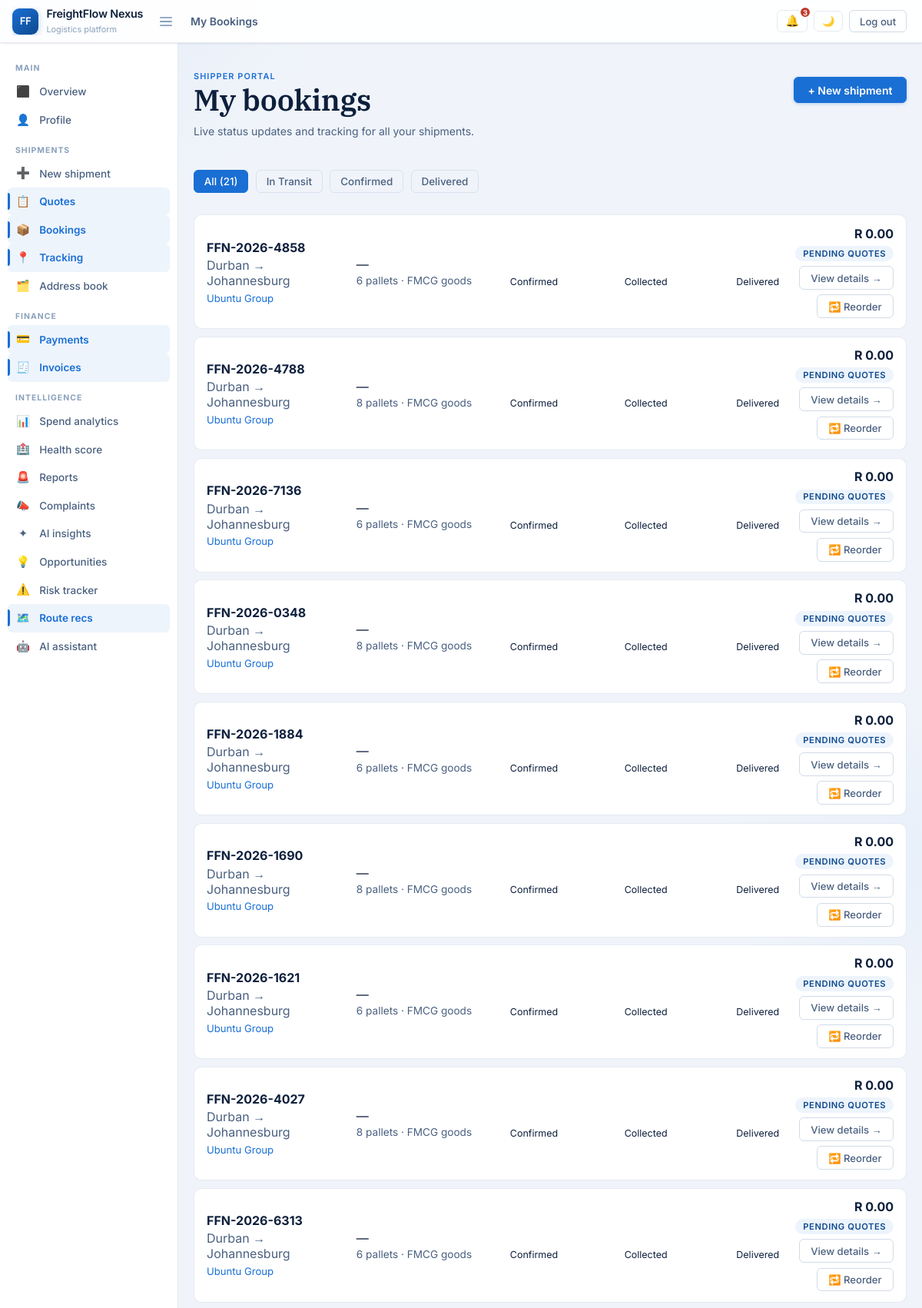
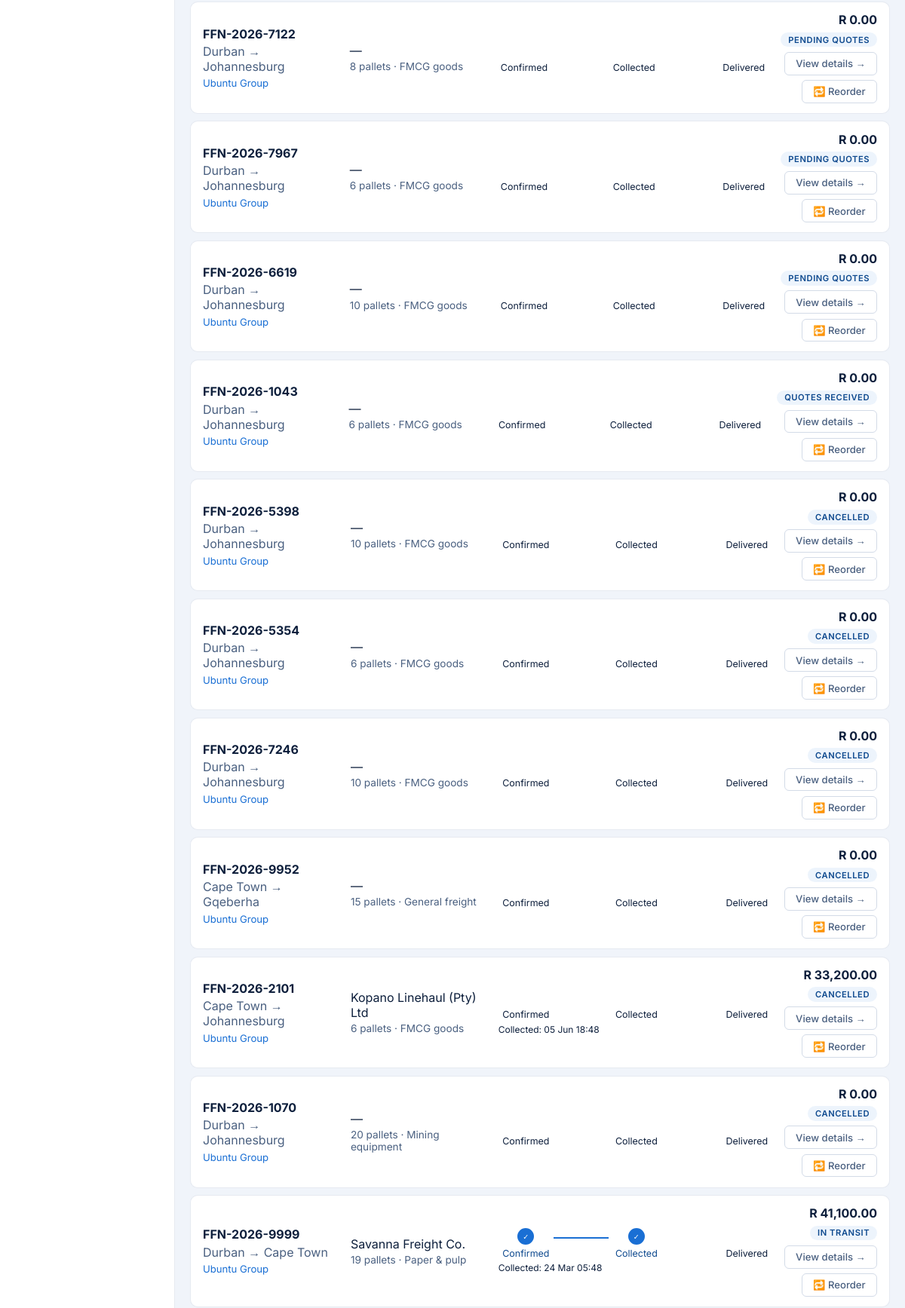
The page /shipper/bookings (signed in, upper part) on the database its author committed (2 pictures, top to bottom).
### app/models/__init__.py (models this page shows, shortened)
class Booking(db.Model):
    __tablename__ = "bookings"
    id                  = db.Column(db.Integer, primary_key=True)
    ref                 = db.Column(db.String(20), unique=True, nullable=False, index=True)
    shipper_id          = db.Column(db.Integer, db.ForeignKey("shipper_profiles.id"), nullable=False)
    supplier_id         = db.Column(db.Integer, db.ForeignKey("supplier_profiles.id"))
    driver_id           = db.Column(db.Integer, db.ForeignKey("drivers.id"))
    vehicle_id          = db.Column(db.Integer, db.ForeignKey("vehicles.id"))
    accepted_quote_id   = db.Column(db.Integer, db.ForeignKey("quotes.id"))
    collection_address  = db.Column(db.String(200))
    collection_city     = db.Column(db.String(60))
    delivery_address    = db.Column(db.String(200))
    delivery_city       = db.Column(db.String(60))
    route               = db.Column(db.String(120))   # "Durban → Johannesburg"
    distance_km         = db.Column(db.Float)
    commodity           = db.Column(db.String(80))
    pieces              = db.Column(db.Integer)
    weight_per_item_kg  = db.Column(db.Float)
    total_weight_kg     = db.Column(db.Float)
    vehicle_type_req    = db.Column(db.String(60))
    destination_type    = db.Column(db.String(30))   # DC|Direct|Port
    collection_contact  = db.Column(db.String(80))
    collection_phone    = db.Column(db.String(20))
    delivery_contact    = db.Column(db.String(80))
    delivery_phone      = db.Column(db.String(20))
    quoted_value        = db.Column(db.Float, default=0)
    platform_fee        = db.Column(db.Float, default=0)
    supplier_payout     = db.Column(db.Float, default=0)
    collection_date     = db.Column(db.Date)
    delivery_date       = db.Column(db.Date)
    created_at          = db.Column(db.DateTime, default=utcnow)
    confirmed_at        = db.Column(db.DateTime)
    collected_at        = db.Column(db.DateTime)
    delivered_at        = db.Column(db.DateTime)
    status              = db.Column(db.String(30), default="Pending Quotes")
    risk_level          = db.Column(db.String(10), default="Low")  # Low|Medium|High
    notes               = db.Column(db.Text)
    pod_signed          = db.Column(db.Boolean, default=False)
    pod_signed_at       = db.Column(db.DateTime)
    shipper     = db.relationship("ShipperProfile", back_populates="bookings")
    supplier    = db.relationship("SupplierProfile", back_populates="bookings")
    driver      = db.relationship("Driver", back_populates="bookings")
    vehicle     = db.relationship("Vehicle", back_populates="bookings")
    quotes      = db.relationship("Quote", back_populates="booking",
                                  primaryjoin="Booking.id == Quote.booking_id",
                                  foreign_keys="Quote.booking_id", lazy="dynamic", cascade="all, delete")
    status_events = db.relationship("BookingStatusEvent", back_populates="booking",
                                    order_by="BookingStatusEvent.created_at", cascade="all, delete")
    invoice     = db.relationship("Invoice", back_populates="booking", uselist=False, cascade="all, delete")
    purchase_order = db.relationship("PurchaseOrder", back_populates="booking", uselist=False, cascade="all, delete")

class SupplierProfile(db.Model):
    __tablename__ = "supplier_profiles"
    id              = db.Column(db.Integer, primary_key=True)
    user_id         = db.Column(db.Integer, db.ForeignKey("users.id"), unique=True, nullable=False)
    company_name    = db.Column(db.String(120), nullable=False)
    reg_number      = db.Column(db.String(40))
    vat_number      = db.Column(db.String(30))
    base_city       = db.Column(db.String(60))
    operating_region= db.Column(db.String(120))
    insurance_ref   = db.Column(db.String(80))
    bank_name       = db.Column(db.String(60))
    bank_account    = db.Column(db.String(30))
    bank_branch     = db.Column(db.String(20))
    account_holder  = db.Column(db.String(80))
    status          = db.Column(db.String(20), default="Under Review")  # Active|Suspended|Under Review
    score           = db.Column(db.Float, default=4.0)
    total_jobs      = db.Column(db.Integer, default=0)
    on_time_jobs    = db.Column(db.Integer, default=0)
    cancelled_jobs  = db.Column(db.Integer, default=0)
    acceptance_rate = db.Column(db.Float, default=95.0)
    created_at      = db.Column(db.DateTime, default=utcnow)
    approved_at     = db.Column(db.DateTime)
    user            = db.relationship("User", back_populates="supplier_profile")
    drivers         = db.relationship("Driver", back_populates="supplier", lazy="dynamic", cascade="all, delete")
    vehicles        = db.relationship("Vehicle", back_populates="supplier", lazy="dynamic", cascade="all, delete")
    quotes          = db.relationship("Quote", back_populates="supplier", lazy="dynamic")
    bookings        = db.relationship("Booking", back_populates="supplier", lazy="dynamic")
    score_history   = db.relationship("SupplierScoreHistory", back_populates="supplier", lazy="dynamic", cascade="all, delete")
    availability    = db.relationship("AvailabilitySlot", back_populates="supplier", lazy="dynamic", cascade="all, delete")

### app/routes/shipper.py (the view)
@shipper_bp.route("/bookings")
@shipper_required
def bookings():
    shipper  = get_shipper()
    status   = request.args.get("status", "")
    q_search = request.args.get("q", "")
    query    = shipper.bookings.order_by(Booking.created_at.desc())
    if status:
        query = query.filter_by(status=status)
    if q_search:
        query = query.filter(Booking.ref.ilike(f"%{q_search}%") |
                             Booking.route.ilike(f"%{q_search}%") |
                             Booking.commodity.ilike(f"%{q_search}%"))
    all_bookings = query.all()
    return render_template("shipper/bookings.html",
        title="My Bookings",
        bookings=[booking_to_v19(b) for b in all_bookings],
        shipper=shipper, status_filter=status, search=q_search)

### app/models/__init__.py (called while the page is built)
    @property
    def full_name(self):
        return f"{self.first_name or ''} {self.last_name or ''}".strip() or self.email

### app/routes/shipper.py (called while the page is built)
def shipper_required(f):
    @wraps(f)
    @login_required
    def decorated(*args, **kwargs):
        if current_user.role != "shipper":
            flash("Access denied.", "error")
            return redirect(url_for("auth.login"))
        return f(*args, **kwargs)
    return decorated

def get_shipper():
    return ShipperProfile.query.filter_by(user_id=current_user.id).first_or_404()

### app/templates/shipper/bookings.html (shortened to what this page needs)
{% extends "base.html" %}
{% block content %}
<div class="stack page-space">
  <div class="topbar">
    <div><p class="eyebrow">Shipper portal</p><h1>My bookings</h1><p class="topbar-copy">Live status updates and tracking for all your shipments.</p></div>
    <a href="{{ url_for('shipper.new_booking') }}" class="primary-button" style="align-self:flex-start;margin-top:.5rem">+ New shipment</a>
  </div>
  <div class="toggle-row">
    <button class="nav-chip active" onclick="filterBookings('all',this)">All ({{ bookings|length }})</button>
    <button class="nav-chip" onclick="filterBookings('In Transit',this)">In Transit</button>
    <button class="nav-chip" onclick="filterBookings('Confirmed',this)">Confirmed</button>
    <button class="nav-chip" onclick="filterBookings('Delivered',this)">Delivered</button>
  </div>
  <div class="table-like" id="bookings-list">
    {% for b in bookings %}
    <div class="table-row booking-item" data-status="{{ b.status }}" style="flex-wrap:wrap;gap:.8rem">
      <div style="flex:1;min-width:180px">
        <strong>{{ b.ref }}</strong>
        <p class="muted" style="margin:.2rem 0 0">{{ b.route }}</p>
        <p style="margin:.3rem 0 0;font-size:.82rem;color:var(--accent)">{{ b.shipper }}</p>
      </div>
      <div style="flex:1;min-width:160px">
        <p style="margin:0">{{ b.supplier }}</p>
        <p class="muted" style="margin:.2rem 0 0;font-size:.85rem">{{ b.pieces }} {{ b.unitType }} · {{ b.commodity }}</p>
      </div>
      <div style="flex:2;min-width:220px">
        <div style="display:flex;align-items:center;gap:0;font-size:.78rem">
          {% set steps = [('Confirmed','Confirmed'),('In Transit','Collected'),('Delivered','Delivered')] %}
          {% for sval, slabel in steps %}
            {% set is_done = (b.status == 'Delivered') or (b.status == 'In Transit' and sval != 'Delivered') or (b.status == 'Confirmed' and sval == 'Confirmed') %}
            <div style="display:flex;flex-direction:column;align-items:center;flex:1">
              <div style="width:22px;height:22px;border-radius:50%;border:2px solid {% if is_done %}var(--accent){% else %}var(--line){% endif %};background:{% if is_done %}var(--accent){% else %}transparent{% endif %};display:flex;align-items:center;justify-content:center">
                {% if is_done %}<span style="color:#fff;font-size:.6rem">✓</span>{% endif %}
              </div>
              <span style="margin-top:.2rem;color:{% if is_done %}var(--accent-dark){% else %}var(--muted){% endif %}">{{ slabel }}</span>
            </div>
            {% if not loop.last %}
            <div style="flex:1;height:2px;background:{% if b.status in ['In Transit','Delivered'] and sval=='Confirmed' %}var(--accent){% elif b.status=='Delivered' and sval=='In Transit' %}var(--accent){% else %}var(--line){% endif %};margin-bottom:1rem"></div>
            {% endif %}
          {% endfor %}
        </div>
        {% if b.collectedAt %}
        <p style="font-size:.75rem;color:var(--muted);margin:.3rem 0 0">Collected: {{ b.collectedAt }}</p>
        {% endif %}
      </div>
      <div style="display:flex;flex-direction:column;align-items:flex-end;gap:.4rem">
        <strong>{{ zar(b.value) }}</strong>
        <span class="pill {% if b.status=='Delivered' %}badge{% endif %}">{{ b.status }}</span>
        <a href="{{ url_for('shipper.booking_detail', ref=b.ref) }}" class="ghost-button" style="padding:.4rem .9rem;font-size:.82rem">View details →</a>
        <a href="{{ url_for('shipper.reorder', ref=b.ref) }}" class="ghost-button" style="padding:.4rem .9rem;font-size:.82rem">🔁 Reorder</a>
      </div>
    </div>
    {% else %}
    <div class="empty-card" style="padding:2rem;text-align:center">
      <p class="muted">No bookings yet. <a href="{{ url_for('shipper.new_booking') }}">Create your first shipment →</a></p>
    </div>
    {% endfor %}
  </div>
</div>
{% endblock %}

### app/templates/base.html (style rules this page uses)
:root { color-scheme: light; --bg: #f0f4fa; --surface: #ffffff; --surface-2: #f7fafd; --border: rgba(15,56,120,.10); --border-strong: rgba(15,56,120,.18); --text: #0d1f3c; --text-2: #4a6080; --text-3: #8aa0bc; --accent: #1a6fd4; --accent-dark: #0f4a8f; --accent-subtle: rgba(26,111,212,.08); --accent-mid: rgba(26,111,212,.18); --green: #1a7a58; --green-bg: rgba(26,122,88,.09); --amber: #b45309; --amber-bg: rgba(180,83,9,.09); --red: #c0392b; --red-bg: rgba(192,57,43,.09); --shadow-sm: 0 1px 3px rgba(10,30,70,.06), 0 1px 2px rgba(10,30,70,.04); --shadow: 0 4px 16px rgba(10,30,70,.08), 0 1px 4px rgba(10,30,70,.04); --shadow-lg: 0 12px 40px rgba(10,30,70,.11), 0 2px 8px rgba(10,30,70,.05); --radius: 16px; --radius-sm: 10px; --radius-xs: 6px; --sidebar-w: 232px; --sidebar-collapsed: 60px; --topbar-h: 56px; font-family: 'Inter', 'Segoe UI', system-ui, sans-serif; }
* { box-sizing: border-box; }
body { margin: 0; min-height: 100vh; color: var(--text); background: var(--bg); background-image: radial-gradient(ellipse 700px 500px at 0% 0%, rgba(26,111,212,.06) 0%, transparent 60%), radial-gradient(ellipse 500px 400px at 100% 30%, rgba(80,160,255,.05) 0%, transparent 55%); }
button, input, select, textarea { font: inherit; cursor: pointer; }
a { color: var(--accent); text-decoration: none; }
.primary-button { border-radius: var(--radius-xs); padding: .48rem 1.1rem; background: var(--accent); border: 1px solid var(--accent); color: #fff; font-size: .875rem; font-weight: 600; transition: all .15s; display: inline-flex; align-items: center; gap: .4rem; box-shadow: 0 1px 4px rgba(26,111,212,.28); }
.ghost-button { border-radius: var(--radius-xs); padding: .48rem 1.1rem; background: transparent; border: 1px solid var(--border-strong); color: var(--text-2); font-size: .875rem; font-weight: 500; transition: all .15s; display: inline-flex; align-items: center; gap: .4rem; }
.nav-chip { border-radius: var(--radius-xs); padding: .38rem .8rem; border: 1px solid var(--border); background: transparent; color: var(--text-2); font-size: .84rem; font-weight: 500; transition: all .15s; cursor: pointer; display: inline-block; }
.nav-chip.active { background: var(--accent); border-color: var(--accent); color: #fff; }
.stack { display: grid; gap: .9rem; }
.table-like { display: grid; gap: .6rem; }
.page-space { margin-top: .5rem; }
.toggle-row { display: flex; flex-wrap: wrap; gap: .6rem; margin-bottom: .9rem; }
.eyebrow { margin: 0; letter-spacing: .1em; text-transform: uppercase; font-size: .68rem; font-weight: 600; color: var(--accent); }
.topbar { display: flex; justify-content: space-between; gap: 1rem; align-items: flex-start; margin-bottom: 1.5rem; }
.topbar h1 { margin: .1rem 0 0; font-family: 'IBM Plex Serif', Georgia, serif; font-size: clamp(1.8rem, 3.2vw, 2.8rem); font-weight: 600; letter-spacing: -.4px; line-height: 1.15; }
.topbar-copy { max-width: 60ch; margin: .5rem 0 0; color: var(--text-2); line-height: 1.6; font-size: .875rem; }
.table-row { display: flex; justify-content: space-between; gap: 1rem; align-items: center; padding: .82rem 1rem; border-radius: var(--radius-sm); border: 1px solid var(--border); background: var(--surface); transition: border-color .14s; }
.badge, .pill { display: inline-flex; align-items: center; padding: .18rem .62rem; border-radius: 999px; font-size: .7rem; font-weight: 600; text-transform: uppercase; letter-spacing: .05em; }
.pill { background: var(--accent-subtle); color: var(--accent-dark); }
.muted { color: var(--text-2); }

### rows shown on the page
Booking: ref "FFN-2026-4858", route "Durban → Johannesburg", shipper "Ubuntu Group", supplier "—", pieces "6", unitType "pallets", commodity "FMCG goods", steps "Confirmed" "Collected" "Delivered", zar "R 0.00", status "PENDING QUOTES"
Booking: ref "FFN-2026-4788", route "Durban → Johannesburg", shipper "Ubuntu Group", supplier "—", pieces "8", unitType "pallets", commodity "FMCG goods", steps "Confirmed" "Collected" "Delivered", zar "R 0.00", status "PENDING QUOTES"
Booking: ref "FFN-2026-7136", route "Durban → Johannesburg", shipper "Ubuntu Group", supplier "—", pieces "6", unitType "pallets", commodity "FMCG goods", steps "Confirmed" "Collected" "Delivered", zar "R 0.00", status "PENDING QUOTES"
Booking: ref "FFN-2026-0348", route "Durban → Johannesburg", shipper "Ubuntu Group", supplier "—", pieces "8", unitType "pallets", commodity "FMCG goods", steps "Confirmed" "Collected" "Delivered", zar "R 0.00", status "PENDING QUOTES"
Booking: ref "FFN-2026-1884", route "Durban → Johannesburg", shipper "Ubuntu Group", supplier "—", pieces "6", unitType "pallets", commodity "FMCG goods", steps "Confirmed" "Collected" "Delivered", zar "R 0.00", status "PENDING QUOTES"
Booking: ref "FFN-2026-1690", route "Durban → Johannesburg", shipper "Ubuntu Group", supplier "—", pieces "8", unitType "pallets", commodity "FMCG goods", steps "Confirmed" "Collected" "Delivered", zar "R 0.00", status "PENDING QUOTES"
Booking: ref "FFN-2026-1621", route "Durban → Johannesburg", shipper "Ubuntu Group", supplier "—", pieces "6", unitType "pallets", commodity "FMCG goods", steps "Confirmed" "Collected" "Delivered", zar "R 0.00", status "PENDING QUOTES"
Booking: ref "FFN-2026-4027", route "Durban → Johannesburg", shipper "Ubuntu Group", supplier "—", pieces "8", unitType "pallets", commodity "FMCG goods", steps "Confirmed" "Collected" "Delivered", zar "R 0.00", status "PENDING QUOTES"
Booking: ref "FFN-2026-6313", route "Durban → Johannesburg", shipper "Ubuntu Group", supplier "—", pieces "6", unitType "pallets", commodity "FMCG goods", steps "Confirmed" "Collected" "Delivered", zar "R 0.00", status "PENDING QUOTES"
Booking: ref "FFN-2026-7122", route "Durban → Johannesburg", shipper "Ubuntu Group", supplier "—", pieces "8", unitType "pallets", commodity "FMCG goods", steps "Confirmed" "Collected" "Delivered", zar "R 0.00", status "PENDING QUOTES"
Booking: ref "FFN-2026-7967", route "Durban → Johannesburg", shipper "Ubuntu Group", supplier "—", pieces "6", unitType "pallets", commodity "FMCG goods", steps "Confirmed" "Collected" "Delivered", zar "R 0.00", status "PENDING QUOTES"
Booking: ref "FFN-2026-6619", route "Durban → Johannesburg", shipper "Ubuntu Group", supplier "—", pieces "10", unitType "pallets", commodity "FMCG goods", steps "Confirmed" "Collected" "Delivered", zar "R 0.00", status "PENDING QUOTES"
Booking: ref "FFN-2026-1043", route "Durban → Johannesburg", shipper "Ubuntu Group", supplier "—", pieces "6", unitType "pallets", commodity "FMCG goods", steps "Confirmed" "Collected" "Delivered", zar "R 0.00", status "QUOTES RECEIVED"
Booking: ref "FFN-2026-5398", route "Durban → Johannesburg", shipper "Ubuntu Group", supplier "—", pieces "10", unitType "pallets", commodity "FMCG goods", steps "Confirmed" "Collected" "Delivered", zar "R 0.00", status "CANCELLED"
Booking: ref "FFN-2026-5354", route "Durban → Johannesburg", shipper "Ubuntu Group", supplier "—", pieces "6", unitType "pallets", commodity "FMCG goods", steps "Confirmed" "Collected" "Delivered", zar "R 0.00", status "CANCELLED"
Booking: ref "FFN-2026-7246", route "Durban → Johannesburg", shipper "Ubuntu Group", supplier "—", pieces "10", unitType "pallets", commodity "FMCG goods", steps "Confirmed" "Collected" "Delivered", zar "R 0.00", status "CANCELLED"
Booking: ref "FFN-2026-9952", route "Cape Town → Gqeberha", shipper "Ubuntu Group", supplier "—", pieces "15", unitType "pallets", commodity "General freight", steps "Confirmed" "Collected" "Delivered", zar "R 0.00", status "CANCELLED"
Booking: ref "FFN-2026-2101", route "Cape Town → Johannesburg", commodity "FMCG goods", quoted_value "R 33,200.00", status "CANCELLED"
SupplierProfile: supplier "Kopano Linehaul (Pty) Ltd"
Booking: ref "FFN-2026-1070", route "Durban → Johannesburg", shipper "Ubuntu Group", supplier "—", pieces "20", unitType "pallets", commodity "Mining equipment", steps "Confirmed" "Collected" "Delivered", zar "R 0.00", status "CANCELLED"
Booking: ref "FFN-2026-9999", route "Durban → Cape Town", commodity "Paper & pulp", quoted_value "R 41,100.00", status "IN TRANSIT"
SupplierProfile: supplier "Savanna Freight Co."

### other values the page prints
{{ title }} "My Bookings"
{{ bell_count }} "3"
{{ bookings|length }} "21"
{{ b.shipper }} "Ubuntu Group" "Ubuntu Group"
{{ b.pieces }} "6" "19"
{{ b.unitType }} "pallets" "pallets"
{{ slabel }} "Confirmed" "Collected" "Delivered" "Confirmed" "Collected" "Delivered"
{{ b.collectedAt }} "05 Jun 18:48" "24 Mar 05:48"
